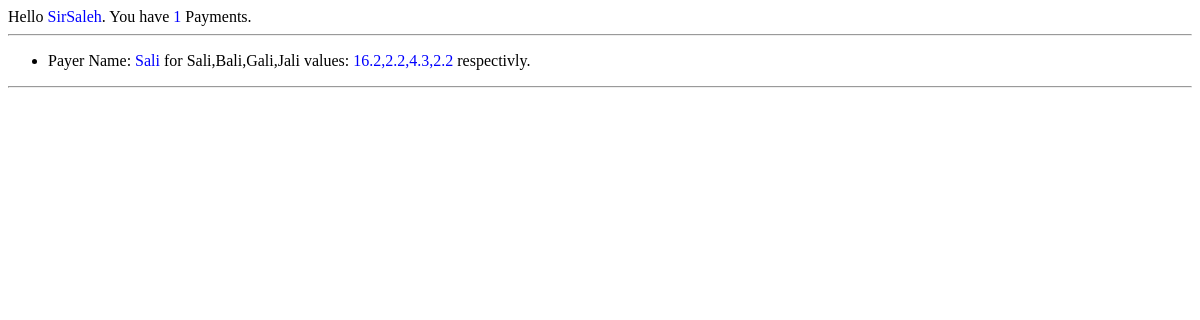
The page /dongycosts/list/ (signed in) on the database as committed earlier.
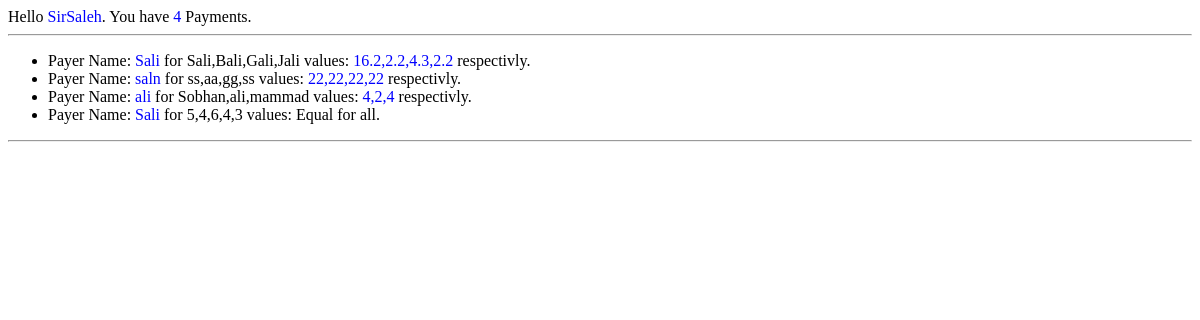
The same page on the database as committed later.
### dongycosts/models.py (models this page shows)
class costs (models.Model):
    CostId = models.AutoField(primary_key=True)
    UserName = models.ForeignKey(User)
    PayerName = models.CharField(max_length=20)
    FriendNames = models.CharField(max_length=20)
    FriendShare = models.CharField(max_length=1000,null=True,blank=True)
    CostAmount = models.FloatField()

### dongycosts/views.py (the view)
@login_required
def list_costs(request):
    CurrentUser = request.user
    username = CurrentUser.get_username()
    userid = User.objects.get(username=username)
    usercosts = costs.objects.filter(UserName=userid)
    NumberOfPayments = usercosts.__len__()
    list_data = {
        'NumberOfPayments':NumberOfPayments,
        'UserName':username,
        'usercosts':usercosts,
    }
    list_template = loader.get_template("lists.html")
    return HttpResponse(list_template.render(list_data,request))

### dongycosts/templates/lists.html (shortened to what this page needs)
{% extends "base.html" %}
{% block contents %}
  Hello <span style="color:blue;"> {{ UserName }}</span>. You have
    {% if NumberOfPayments == 0 %}
        <span style="color:red;"> No </span>
    {% else %}
        <span style="color:blue;"> {{ NumberOfPayments }} </span>
    {% endif %}
    Payments.
    <hr>
    <ul>
    {% for usercost in usercosts %}
      <li> Payer Name: <span style="color:blue;"> {{ usercost.PayerName }} </span> for  {{ usercost.FriendNames }} values:
        {% if usercost.FriendShare != None %}
          <span style="color:blue;"> {{ usercost.FriendShare }} </span> respectivly.
        {% else %}
          Equal for all.
        {% endif %}
      </li>
    {% endfor%}
    </ul>
    <hr>
{% endblock contents %}

Rows that differ between the two databases and show on the page:
added costs: PayerName "saln", FriendNames "ss,aa,gg,ss", FriendShare "22,22,22,22"
added costs: PayerName "ali", FriendNames "Sobhan,ali,mammad", FriendShare "4,2,4"
added costs: PayerName "Sali", FriendNames "5,4,6,4,3", shows "Equal for all."
Other text that changed with them:
{{ NumberOfPayments }}: "1" → "4"
